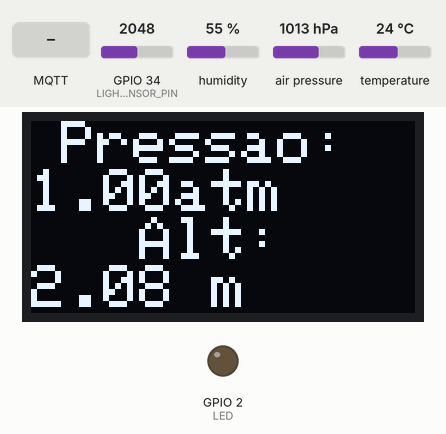
Recording of a sketch running on a simulated ESP32. Parts: 128×64 one-colour display, output pins drawn as LEDs (lit = HIGH). Inputs (shaded band) come from the test bench; at power-on: air pressure 1013 hPa, GPIO 34 (LIGHT_SENSOR_PIN) = 2048, humidity 55 %, temperature 24 °C. WiFi joins after 1.5 s; servers stay silent unless stated; the display library's start-up logo is not drawn; the local clock reads 2024-03-15 10:24:30 at power-on unless the sketch sets it; storage starts empty; no MQTT or app messages arrive unless stated; what the sketch prints to the serial monitor is not drawn.

Above: at 7.0 s.
7.1 s: air pressure set to 952 hPa
At 11.8 s:
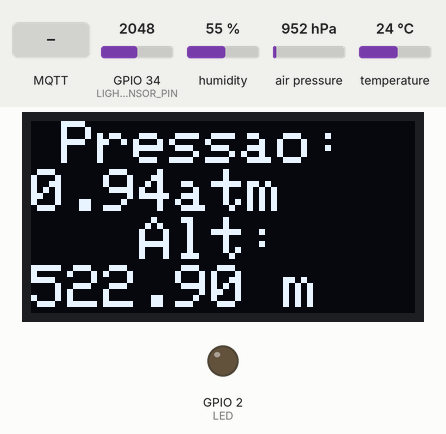
16.1 s: GPIO 34 (LIGHT_SENSOR_PIN) set to 1960
At 20.0 s:
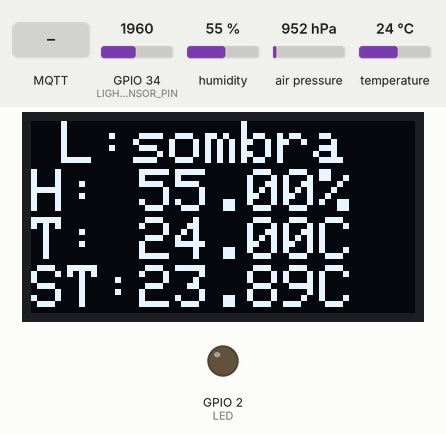
24.7 s: GPIO 34 (LIGHT_SENSOR_PIN) set to 853
33.3 s: GPIO 34 (LIGHT_SENSOR_PIN) set to 760
At 37.3 s:
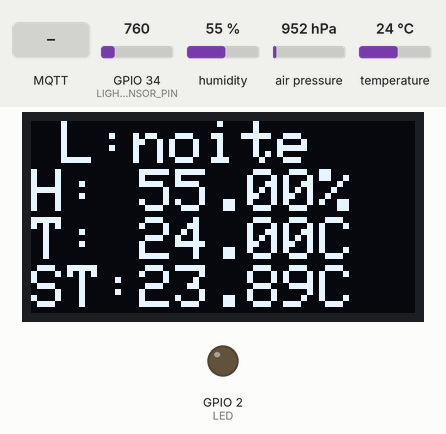
41.9 s: GPIO 34 (LIGHT_SENSOR_PIN) set to 3240
At 49.4 s:
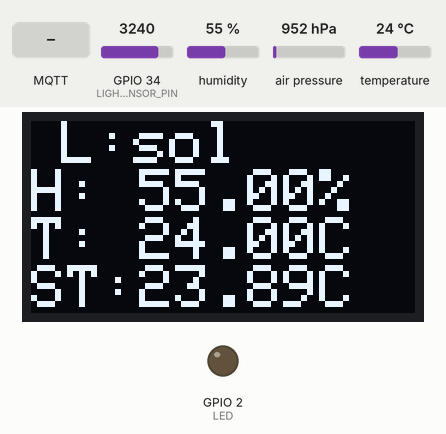
50.5 s: MQTT message "1" arrives on the first subscribed topic
At 54.7 s:
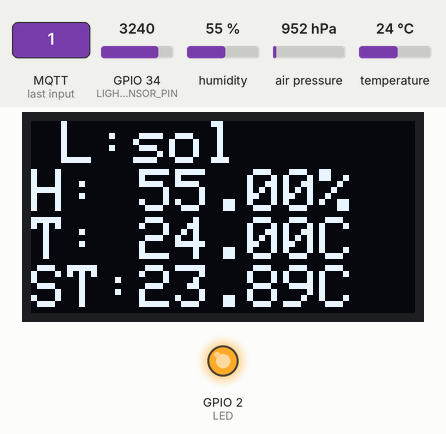
Timing chart, 0 to 60.1 s (numbered marks = the images above; inputs shaded):
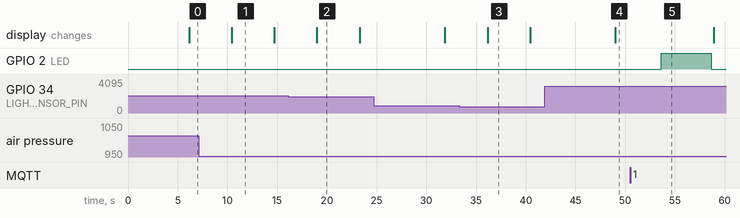

Measured:
- the behaviour switches between 800 and 799 on GPIO 34 (LIGHT_SENSOR_PIN) (found by bisection; images 2 and 3)
- after the input at 7.1 s, the display: changes after 3.3 s (image 1)
- after the input at 16.1 s, the display: changes after 2.9 s (image 2)
- after the input at 33.3 s, the display: changes after 2.9 s (image 3)
- after the input at 41.9 s, the display: changes after 7.1 s (image 4)
- after the input at 50.5 s, GPIO 2 (LED): LOW → HIGH after 3.1 s, → LOW 5.0 s later
- what the display in image 1 shows lasts 4.3 s, from 10.4 s to 14.7 s

The sketch:

codigoTempHumidadeLuminosite.ino
```cpp
#include <WiFi.h>
#include <PubSubClient.h>
#include "DHT.h"
#include <Wire.h>
#include <SPI.h>
#include <Adafruit_GFX.h>
#include <Adafruit_SSD1306.h>
#include <Adafruit_BMP280.h>
#include <HTTPClient.h>
#include <NTPClient.h>
#include "FS.h"
#include "SD.h"
#include "SPI.h"

// Definições de sensores e display
#define LED 2
#define LIGHT_SENSOR_PIN 34
#define DHTPIN 4
#define DHTTYPE DHT22
#define SCREEN_WIDTH 128
#define SCREEN_HEIGHT 64
#define OLED_RESET -1
Adafruit_SSD1306 display(SCREEN_WIDTH, SCREEN_HEIGHT, &Wire, OLED_RESET);
Adafruit_BMP280 bmp;
DHT dht(DHTPIN, DHTTYPE);

// Credenciais de Wi-Fi e MQTT
const char* ssid = "aula";
const char* password = "12345678";
long timezone = -3;
byte daysavetime = 1;
const char* mqtt_server = "10.128.77.242";
const char* mqtt_topic = "sensores/dadosTrabalho2342345234523452345234523452345234";
const char* mqtt_topic_control = "sensores/ativacaoTrabalho2342345234523452345234523452345234";
// config para pegar hora
//  timeClient.update();
// timeClient.setTimeOffset(-10800);
//  Serial.println(timeClient.getFormattedTime());
//
//
// Inicialização WiFi e MQTT
WiFiClient espClient;
PubSubClient client(espClient);

//WiFiUDP ntpUDP;
//NTPClient timeClient(ntpUDP);

void setup_wifi() {
  delay(10);
  Serial.println();
  Serial.print("Conectando-se a ");
  Serial.println(ssid);

  WiFi.begin(ssid, password);
  while (WiFi.status() != WL_CONNECTED) {
    delay(500);
    Serial.print(".");
  }
  pinMode(LED,OUTPUT);
  Serial.println("");
  Serial.println("WiFi conectado");
  Serial.print("Endereço IP: ");
  Serial.println(WiFi.localIP());
}

void mqtt_callback(char* topic, byte* payload, unsigned int length) {
    Serial.println("Callback acionado!");
    Serial.print("Tópico: ");
    Serial.println(topic);
    Serial.print("Payload: ");
    for (int i = 0; i < length; i++) {
        Serial.print((char)payload[i]);
    }
    realizarAcao();

    Serial.println();
}
void reconnect() {

    while (!client.connected()) {
        Serial.print("Tentando conectar ao MQTT...");
        if (client.connect("ESP32Client")) {
            Serial.println("Conectado ao MQTT Broker!");
            // Inscreva-se no tópico de controle
            if (client.subscribe(mqtt_topic_control)) {
                Serial.println("Inscrito no tópico de controle: " + String(mqtt_topic_control));
            } else {
                Serial.println("Falha ao se inscrever no tópico de controle!");
            }
        } else {
            Serial.print("Falha na conexão, rc=");
            Serial.print(client.state());
            Serial.println(" tentando novamente em 5 segundos...");
            delay(5000);
        }
    }

}
void createDir(fs::FS &fs, const char *path) {
  Serial.printf("Creating Dir: %s\n", path);
  if (fs.mkdir(path)) {
    Serial.println("Dir created");
  } else {
    Serial.println("mkdir failed");
  }
}

void writeFile(fs::FS &fs, const char *path, const char *message) {
  Serial.printf("Writing file: %s\n", path);

  File file = fs.open(path, FILE_WRITE);
  if (!file) {
    Serial.println("Failed to open file for writing");
    return;
  }
  if (file.print(message)) {
    Serial.println("File written");
  } else {
    Serial.println("Write failed");
  }
  file.close();
}

void appendFile(fs::FS &fs, const char *path, const char *message) {
  Serial.printf("Appending to file: %s\n", path);

  File file = fs.open(path, FILE_APPEND);
  if (!file) {
    Serial.println("Failed to open file for appending");
    return;
  }
  if (file.print(message)) {
    Serial.println("Message appended");
  } else {
    Serial.println("Append failed");
  }
  file.close();
}

void realizarAcao() {
  Serial.println("Ação ativada! Executando...");
  delay(500);
  digitalWrite(LED,HIGH);

  delay(5000);
  digitalWrite(LED,LOW);
}

void pararAcao() {
  Serial.println("Ação desativada!");

}
char dirName[20];
char filePath[40];

void setup() {
  Serial.begin(9600);
  #ifdef REASSIGN_PINS
  SPI.begin(sck, miso, mosi, cs);
  if (!SD.begin(cs)) {
  #else
  if (!SD.begin()) {
  #endif
    Serial.println("Card Mount Failed");
    return;
  }
  uint8_t cardType = SD.cardType();

  if (cardType == CARD_NONE) {
    Serial.println("No SD card attached");
    return;
  }

  Serial.print("SD Card Type: ");
  if (cardType == CARD_MMC) {
    Serial.println("MMC");
  } else if (cardType == CARD_SD) {
    Serial.println("SDSC");
  } else if (cardType == CARD_SDHC) {
    Serial.println("SDHC");
  } else {
    Serial.println("UNKNOWN");
  }
  Serial.println(F("DHTxx test!"));
  dht.begin();

  //timeClient.begin();
  // SSD1306_SWITCHCAPVCC = generate display voltage from 3.3V internally
  if(!display.begin(SSD1306_SWITCHCAPVCC, 0x3C)) {
    Serial.println(F("SSD1306 allocation failed"));
    for(;;); // Don't proceed, loop forever
  }
  Serial.println(F("BMP280 test"));
  unsigned status;
  //status = bmp.begin(BMP280_ADDRESS_ALT, BMP280_CHIPID);
  status = bmp.begin(0x76);
  if (!status) {
    Serial.println(F("Could not find a valid BMP280 sensor, check wiring or "
                      "try a different address!"));
    Serial.print("SensorID was: 0x"); Serial.println(bmp.sensorID(),16);
    Serial.print("        ID of 0xFF probably means a bad address, a BMP 180 or BMP 085\n");
    Serial.print("   ID of 0x56-0x58 represents a BMP 280,\n");
    Serial.print("        ID of 0x60 represents a BME 280.\n");
    Serial.print("        ID of 0x61 represents a BME 680.\n");
    while (1) delay(10);
  }

  display.display();
  delay(2000); // Pause for 2 seconds
  display.clearDisplay();
   bmp.setSampling(Adafruit_BMP280::MODE_NORMAL,     /* Operating Mode. */
                  Adafruit_BMP280::SAMPLING_X2,     /* Temp. oversampling */
                  Adafruit_BMP280::SAMPLING_X16,    /* Pressure oversampling */
                  Adafruit_BMP280::FILTER_X16,      /* Filtering. */
                  Adafruit_BMP280::STANDBY_MS_500); /* Standby time. */
  setup_wifi();
  uint64_t cardSize = SD.cardSize() / (1024 * 1024);
  Serial.printf("SD Card Size: %lluMB\n", cardSize);


  client.setServer(mqtt_server, 1883);
  client.setCallback(mqtt_callback);
  reconnect();

  Serial.println("WiFi connected");
  Serial.println("IP address: ");
  Serial.println(WiFi.localIP());
  Serial.println("Contacting Time Server");
  configTime(3600 * timezone, daysavetime * 3600, "time.nist.gov", "0.pool.ntp.org", "1.pool.ntp.org");
  struct tm tmstruct;
  delay(2000);
  tmstruct.tm_year = 0;
  getLocalTime(&tmstruct, 5000);
  snprintf(dirName, sizeof(dirName), "/%04d-%02d-%02d_%02d-%02d", (tmstruct.tm_year) + 1900, (tmstruct.tm_mon) + 1, tmstruct.tm_mday, tmstruct.tm_hour, tmstruct.tm_min);
  Serial.printf(
    "\nNow is : %d-%02d-%02d %02d:%02d:%02d\n", (tmstruct.tm_year) + 1900, (tmstruct.tm_mon) + 1, tmstruct.tm_mday, tmstruct.tm_hour, tmstruct.tm_min,
    tmstruct.tm_sec
  );
  snprintf(filePath, sizeof(filePath), "%s/dados.txt", dirName);

  createDir(SD, dirName);
  Serial.println("");
  SD.open(filePath, FILE_WRITE );

}

void loop() {
 // timeClient.update();
  client.loop();

  if (!client.connected()) {
    reconnect();
  }
  while (WiFi.status() != WL_CONNECTED) {
    delay(500);
    Serial.print(".");
  }
 // client.loop(); // Mantém a conexão MQTT viv
  //delay(10000);
  int analogValue = analogRead(LIGHT_SENSOR_PIN);
  float h = dht.readHumidity();
  float t = dht.readTemperature();
  float f = dht.readTemperature(true);
  float p = bmp.readPressure() / 101325;
  float m = bmp.readAltitude(1013.25);

  if (isnan(h) || isnan(t) || isnan(f)) {
    Serial.println(F("Falha ao ler do sensor DHT!"));
    return;
  }

  float hic = dht.computeHeatIndex(t, h, false);

  Serial.print("Luminosidade = ");
  Serial.println(analogValue);

  String luz = "";
  if (analogValue < 40) {
    luz = "dark";
  } else if (analogValue < 800) {
    luz = "noite";
  } else if (analogValue < 2000) {
    luz = "sombra";
  } else if (analogValue < 3200) {
    luz = "dia";
  } else {
    luz = "sol";
  }

  Serial.print(F("umidade: "));
  Serial.println(h);
  Serial.print(F("%  temperatura: "));
  Serial.println(t);
  Serial.print(F("°C  sensação térmica: "));
  Serial.print(hic);
  Serial.println(F("°C "));
  Serial.print(p);
  Serial.println(" atm");
  Serial.print(m);
  Serial.println(" m");


  String payload = String("{\"Luminosidade\": ") + analogValue +
                   ", \"Umidade\": " + h +
                   ", \"Temperatura\": " + t +
                   ", \"Pressão\": " + p +
                   ", \"altitude\": " + m +
                   ", \"SensacaoTermica\": " + hic + "}";

  if (client.publish(mqtt_topic, payload.c_str())) {
    Serial.println("Dados enviados com sucesso: " + payload);
  } else {
    Serial.println("Falha ao enviar dados MQTT");
    reconnect();
  }
  static unsigned long lastDisplaySwitch = 0;
  static bool showPageOne = true;

  if (millis() - lastDisplaySwitch > 5000) {
    showPageOne = !showPageOne;
    lastDisplaySwitch = millis();
  }

  if (showPageOne) {
    testscrolltext(luz, h, t, hic);
  } else {
    displayPageTwo(p, m);
  }

  configTime(3600 * timezone, daysavetime * 3600, "time.nist.gov", "0.pool.ntp.org", "1.pool.ntp.org");
  struct tm tmstruct;
  delay(2000);
  tmstruct.tm_year = 0;
  getLocalTime(&tmstruct, 5000);


  Serial.println("Começando intervalo de tempo de 3 minutos");
  delay(2000);
  Serial.println("terminando intervalo de tempo de 3 minutos");
}

void testscrolltext(String luz, float h, float t, float hic) {
 display.clearDisplay();
  display.setTextSize(2);
  display.setTextColor(WHITE);
  display.setCursor(10, 0);

  display.print("L:");
  display.println(luz);
  display.print("H: ");
  display.print(h);
  display.println("%");
  display.print("T: ");
  display.print(t);
  display.println("C");
  display.print("ST:");
  display.print(hic);
  display.println("C");

  display.display();
}
void displayPageTwo(float p, float m) {
  display.clearDisplay();
  display.setTextSize(2);
  display.setTextColor(WHITE);
  display.setCursor(10, 0);

  display.print("Pressao: ");
  display.print(p);
  display.println("atm");
  display.println("   Alt: ");
  display.print(m);
  display.println(" m");

  display.display();
}
```
